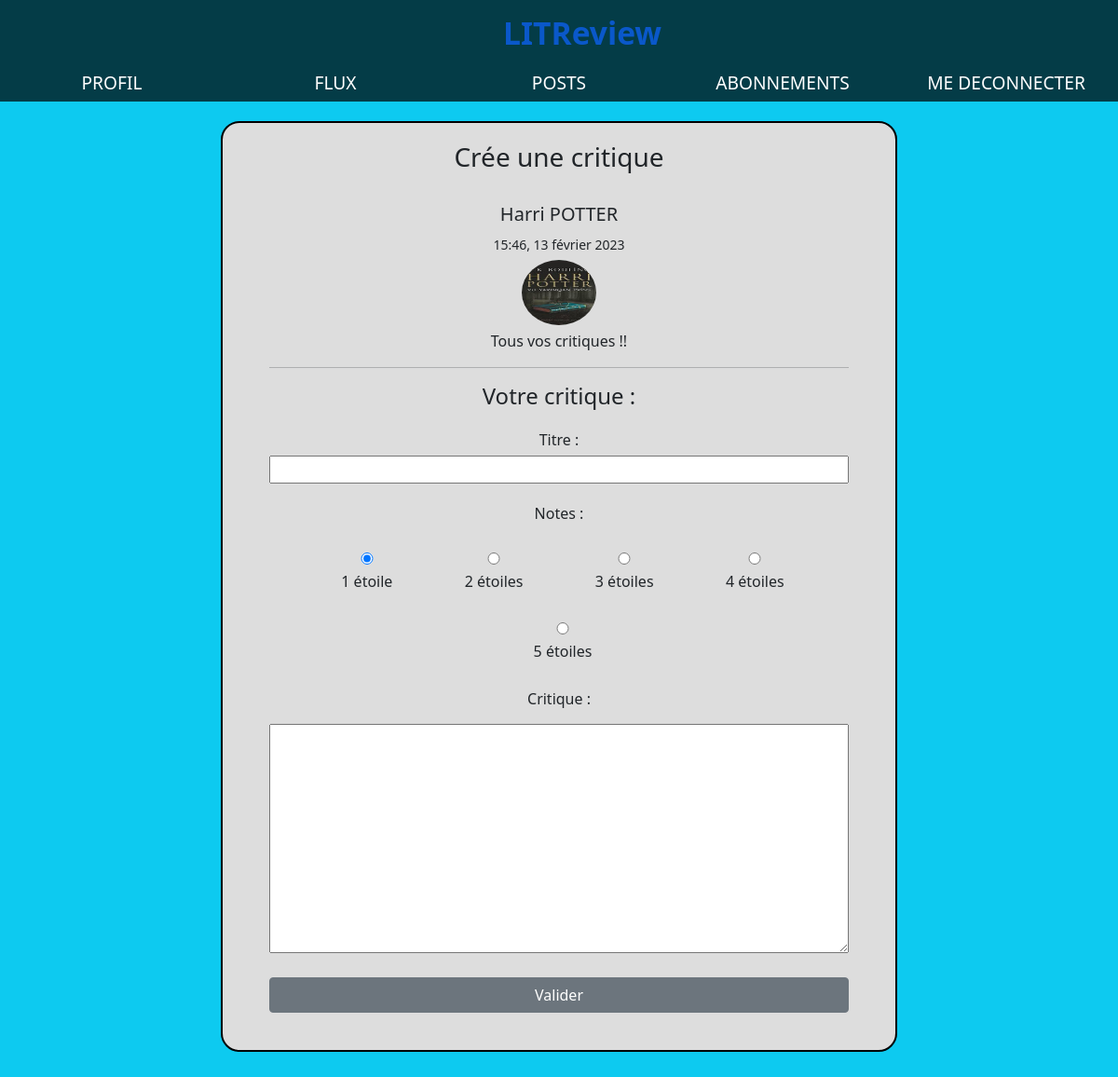
The page /review-response/23 (signed in) on the database its author committed.
### critique/models.py (models this page shows, shortened)
class Ticket(models.Model):
    title = models.CharField(max_length=128)
    description = models.TextField(max_length=2048, blank=True)
    image = models.ImageField(null=True, blank=True)
    time_created = models.DateTimeField(auto_now_add=True)
    user = models.ForeignKey(to=settings.AUTH_USER_MODEL, on_delete=models.CASCADE)
    has_review = models.BooleanField(default=False)
    IMAGE_MAX_SIZE = (600, 600)

### critique/views.py (the view)
# urls.py: path("review-response/<int:pk>", review_response, name="response_review"),
@login_required
def review_response(request, pk):
    ticket = get_object_or_404(Ticket, id=pk)
    r_form = ReviewForm(request.POST or None)
    if r_form.is_valid():
        review = r_form.save(commit=False)
        review.ticket = ticket
        review.user = request.user
        review.save()
        return redirect("flux")
    context = {"r_form": r_form, "post": ticket, "title": "Crée une critique"}
    return render(request, "critique/create_review.html", context)

### critique/forms.py
class ReviewForm(forms.ModelForm):
    headline = forms.CharField(label="Titre", max_length=128, widget=forms.TextInput())
    rating = forms.ChoiceField(
        initial=1,
        label="Notes",
        widget=forms.RadioSelect(attrs={"class": "form-check-inline"}),
        choices=(
            (1, "1 étoile"),
            (2, "2 étoiles"),
            (3, "3 étoiles"),
            (4, "4 étoiles"),
            (5, "5 étoiles"),
        ),
    )
    body = forms.CharField(
        label="Critique", max_length=8192, widget=forms.Textarea(), required=False
    )
    class Meta:
        model = Review
        fields = ["headline", "rating", "body"]

### critique/templates/critique/create_review.html (shortened to what this page needs)
{% extends "base.html" %}
{% block content %}
<div class="form">
  <h3>{{ title }}</h3></br>
<form method="POST" enctype='multipart/form-data'>
  <div>
    {% if request.get_full_path == "/create-review/" %}
     <h4>Livre / Article</h4>
    {{ t_form }}
  </div>
    {% else %}
  <div>
    <h5>{{ post.title }}</h5>
    <small>{{ post.time_created|date:"H:i, d F Y" }}</small>
    <div class="ticket-description">
      {% if post.image %}
      <img src="{{ post.image.url }}" alt="{{ post.title }}">
      {% endif %}
      <p>{{ post.description }}</p>
    </div>
    {% endif %}
  <hr>
  <div>
    <h4>Votre critique :</h4>
    <div class="form-group">
      {{ r_form.headline.label_tag }}
      {{ r_form.headline }}
      <div>
        {{ r_form.rating.label_tag }}
        {% for radio in r_form.rating %}
          <div class="form-check form-check-inline">
            {{ radio }}
          </div>
        {% endfor %}
      </div>
      {{ r_form.body.label_tag }}
      {{ r_form.body }}
      <button class="btn btn-secondary" type="submit">Valider</button>
    </div>
  </div>
</form>
</div>
{% endblock content %}

### static/css/style.css (style rules this page uses)
* { -moz-box-sizing: border-box; -webkit-box-sizing: border-box; box-sizing: border-box; }
h3 { font-size: 1.5rem; padding-top: 10px; margin: 0 0 0 0; }
h4 { margin-top: 20px; }
.form { border: 2px solid #000; width: 65%; margin: 15px auto; padding: 10px; background-color: #dddddd; border-radius: 20px; text-align: center; padding: 10px 50px 30px 50px; }
.form img { padding: 5px 0 5px 0; border-radius: 100px 100px 100px 100px; height: 80px ; width: 80px ; }
.form textarea { width: 100%; margin: 10px 0 10px 0; }
.form label { display: block; margin: 20px 0 5px 0; width: 100%; }
.form input { width: 100%; }
.btn { width: 100%; padding: 10px; margin: 10px 0 10px 0; color: white; border: none; border-radius: 10px; cursor: pointer; }

### rows shown on the page
Ticket: title "Harri POTTER", time_created "15:46, 13 février 2023", image (picture), description "Tous vos critiques !!"

### other values the page prints
{{ title }} "Crée une critique"
{{ r_form.headline.label_tag }} "Titre :"
{{ r_form.rating.label_tag }} "Notes :"
{{ r_form.body.label_tag }} "Critique :"
